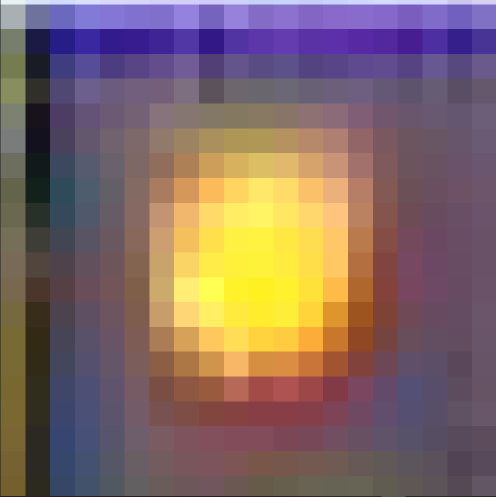
#> input picture TrafficCrossing/Traffic1_Py/traffic1_raw_image/image3-1.png, 992 x 994 px, found by its file name (shown at 1/2 size)
$ python python_traffic_analysis.py
#> lines starting #> are read from the running program, lines starting #| are printed output that depends on the picture
## Traffic Citation Notice Images Processing ##

# Import packages
from collections import Counter
from sklearn.cluster import KMeans
import cv2 as cv
import matplotlib.pyplot as plt
import PIL
import numpy as np

# Image presentation:


def show_img_compar(img_1, img_2):
    f, ax = plt.subplots(1, 2, figsize=(10, 10))
    ax[0].imshow(img_1)
    ax[1].imshow(img_2)
    ax[0].axis('off')
    ax[1].axis('off')
    f.tight_layout()
    plt.show()


# Extract RGB features
img = cv.imread("python_traffic_image/traffic_image/image3-1.png")
#> img is the input picture: shape (994, 992, 3); mean B, G, R 100.6, 104.3, 129.1
img = cv.cvtColor(img, cv.COLOR_BGR2RGB)
img2 = cv.imread("python_traffic_image/traffic_image/image4-1.png")
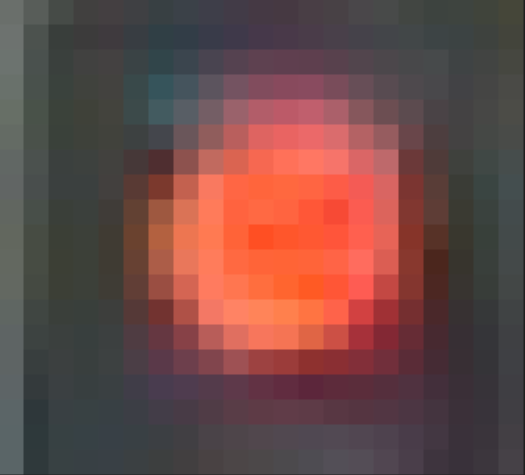
#> input picture TrafficCrossing/Traffic1_Py/traffic1_raw_image/image4-1.png, 1050 x 950 px, found by its file name (shown at 1/2 size)
#> img2 is the input picture: shape (950, 1050, 3); mean B, G, R 70.5, 73.3, 109
img2 = cv.cvtColor(img2, cv.COLOR_BGR2RGB)

dim = (500, 300)  # used for the bar chart
# resize image
img = cv.resize(img, dim, interpolation=cv.INTER_AREA)
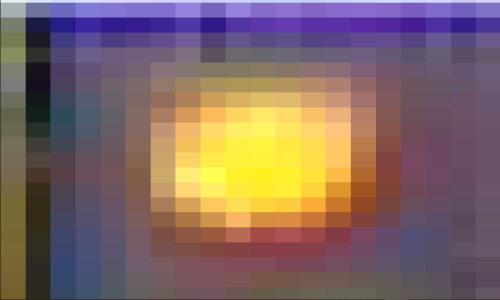
#> img: shape (300, 500, 3); mean R, G, B 129.1, 104.3, 100.6
img2 = cv.resize(img2, dim, interpolation=cv.INTER_AREA)
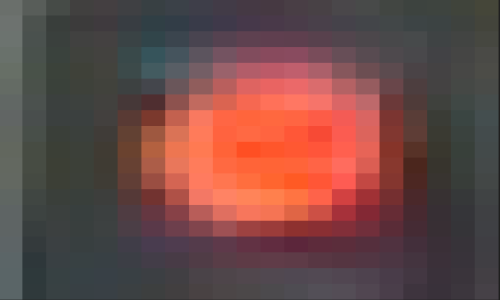
#> img2: shape (300, 500, 3); mean R, G, B 109, 73.3, 70.5

show_img_compar(img, img2)
#> in show_img_compar, `plt.show()`:
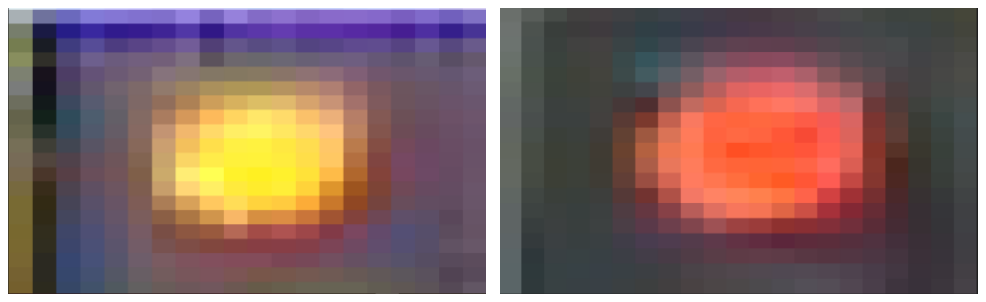
#> figure drawn by matplotlib, 2 panels
clt = KMeans(n_clusters=5)


def palette_perc(k_cluster):
    width = 300
    palette = np.zeros((50, width, 3), np.uint8)

    n_pixels = len(k_cluster.labels_)
    counter = Counter(k_cluster.labels_)  # count how many pixels per cluster
    perc = {}
    for i in counter:
        perc[i] = np.round(counter[i]/n_pixels, 2)
    perc = dict(sorted(perc.items()))

    # for logging purposes
    print("The percentage is: ")
    print(perc)
    print("The featuring RGB for each color block is: ")
    print(k_cluster.cluster_centers_)

    step = 0

    for idx, centers in enumerate(k_cluster.cluster_centers_):
        palette[:, step:int(step + perc[idx]*width+1), :] = centers
        step += int(perc[idx]*width+1)

    return palette


print("From Img 3-1: ")
clt_1_perc = clt.fit(img.reshape(-1, 3))
show_img_compar(img, palette_perc(clt_1_perc))
#> in show_img_compar (call 2), `plt.show()`:
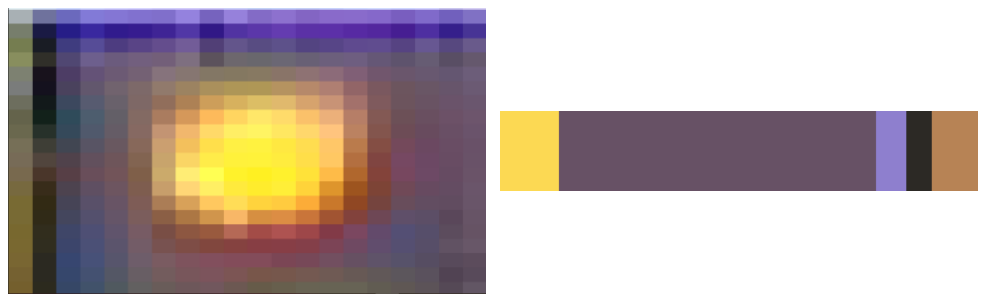
#> figure drawn by matplotlib, 2 panels

print("From Img 4-1: ")
clt_2_perc = clt.fit(img2.reshape(-1, 3))
show_img_compar(img2, palette_perc(clt_2_perc))
#> in show_img_compar (call 3), `plt.show()`:
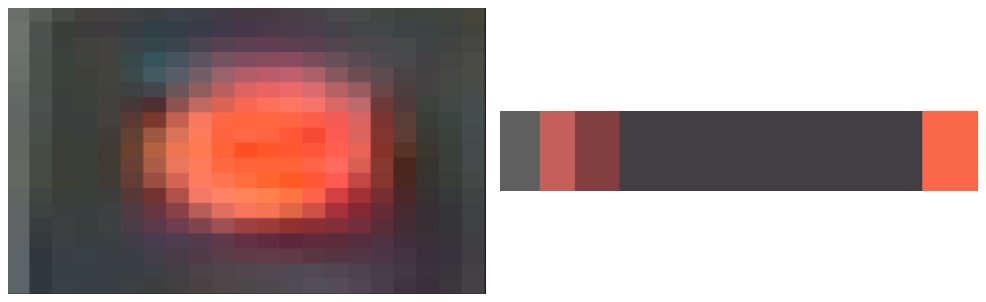
#> figure drawn by matplotlib, 2 panels
